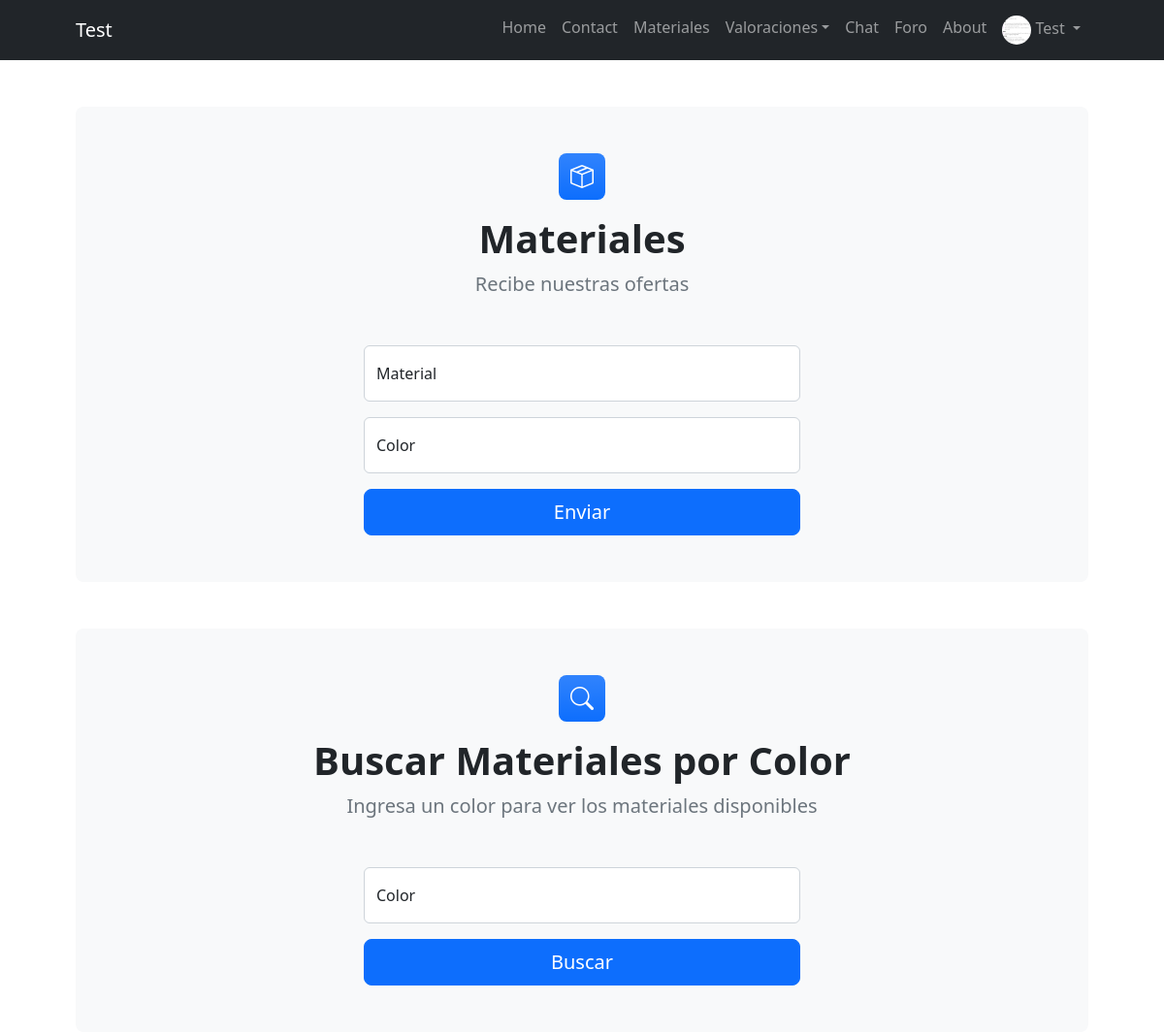
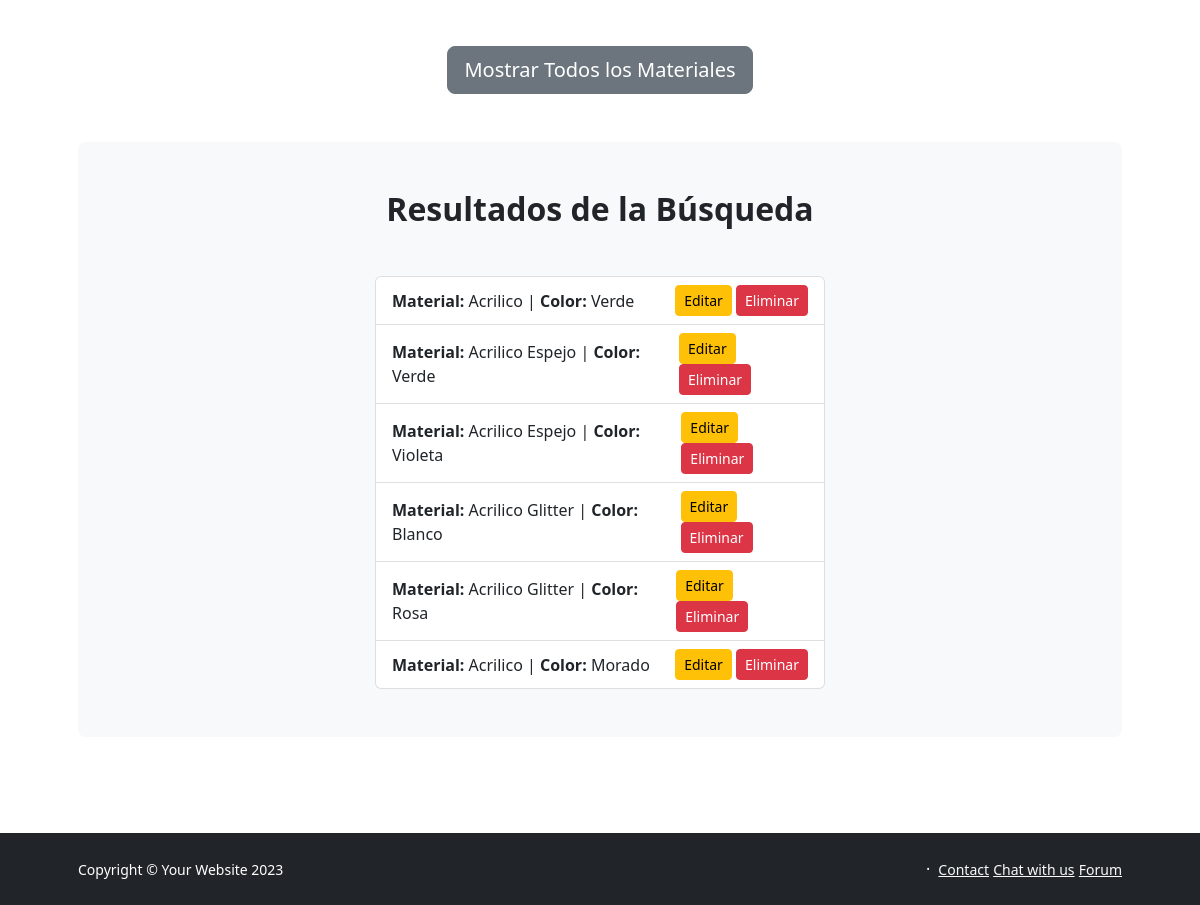
The page /materiales/ (signed in) on the database its author committed (2 pictures, top to bottom).
### users/models.py (models this page shows, shortened)
class Profile(models.Model):
    user = models.OneToOneField(User, on_delete=models.CASCADE)
    profile_picture = models.ImageField(upload_to='profile_pictures/', null=True, blank=True)

### apps/models.py (models this page shows, shortened)
class Materiales(models.Model):
    material = models.CharField(max_length=20)
    color = models.CharField(max_length=20)

### apps/views.py (the view)
# urls.py: path('materiales/', views.materiales, name='materiales'), #
def materiales(request):
    if request.method == 'POST':
        form = MaterialesForm(request.POST)
        if form.is_valid():
            Materiales.objects.create(
                material=form.cleaned_data['material'],
                color=form.cleaned_data['color'],
            )
            return redirect('materiales')
    else:
        form = MaterialesForm()
    search_form = SearchMaterialForm(request.GET or None)
    if search_form.is_valid() and 'color' in request.GET:
        color = search_form.cleaned_data['color']
        materiales = Materiales.objects.filter(color__icontains=color)
    else:
        materiales = Materiales.objects.all()
    return render(request, 'apps/materiales.html', {
        'form': form,
        'search_form': search_form,
        'materiales': materiales
    })

### apps/forms.py
class MaterialesForm(forms.ModelForm):
    class Meta:
        model = Materiales
        fields = ['material', 'color']

class SearchMaterialForm(forms.Form):
    color = forms.CharField(max_length=20, required=True, label='Buscar por color')

### apps/templates/apps/materiales.html (shortened to what this page needs)
{% extends 'apps/base.html' %}
{% load static %}
{% block main %}
<!DOCTYPE html>
{% load static %}
<section class="py-5">
    <div class="container px-5">
        <div class="bg-light rounded-3 py-5 px-4 px-md-5 mb-5">
            <div class="text-center mb-5">
                <div class="feature bg-primary bg-gradient text-white rounded-3 mb-3"><i class="bi bi-box-seam"></i></div>
                <h1 class="fw-bolder">Materiales</h1>
                <p class="lead fw-normal text-muted mb-0">Recibe nuestras ofertas</p>
            </div>
            <div class="row gx-5 justify-content-center">
                <div class="col-lg-8 col-xl-6">
                    <form id="materiales" method="POST">
                        <div class="form-floating mb-3">
                            <input class="form-control" id="material" type="text" name="material" placeholder="Ingrese el material..." required />
                            <label for="material">Material</label>
                        </div>
                        <div class="form-floating mb-3">
                            <input class="form-control" id="color" type="text" name="color" placeholder="Rojo" required />
                            <label for="color">Color</label>
                        </div>
                        <div class="d-grid">
                            <button class="btn btn-primary btn-lg" id="submitButton" type="submit">Enviar</button>
                        </div>
                    </form>
                </div>
            </div>
        </div>
        <div class="bg-light rounded-3 py-5 px-4 px-md-5 mb-5">
            <div class="text-center mb-5">
                <div class="feature bg-primary bg-gradient text-white rounded-3 mb-3"><i class="bi bi-search"></i></div>
                <h1 class="fw-bolder">Buscar Materiales por Color</h1>
                <p class="lead fw-normal text-muted mb-0">Ingresa un color para ver los materiales disponibles</p>
            </div>
            <div class="row gx-5 justify-content-center">
                <div class="col-lg-8 col-xl-6">
                    <form method="GET">
                        <div class="form-floating mb-3">
                            <input class="form-control" id="search_color" type="text" name="color" placeholder="Ingrese el color..."/>
                            <label for="search_color">Color</label>
                        </div>
                        <div class="d-grid">
                            <button class="btn btn-primary btn-lg" type="submit">Buscar</button>
                        </div>
                    </form>
                </div>
            </div>
        </div>
        <div class="text-center mb-5">
            <a href="{% url 'materiales' %}" class="btn btn-secondary btn-lg">Mostrar Todos los Materiales</a>
        </div>
        {% if materiales %}
        <div class="bg-light rounded-3 py-5 px-4 px-md-5 mb-5">
            <div class="text-center mb-5">
                <h2 class="fw-bolder">Resultados de la Búsqueda</h2>
            </div>
            <div class="row gx-5 justify-content-center">
                <div class="col-lg-8 col-xl-6">
                    <ul class="list-group">
                        {% for material in materiales %}
                        <li class="list-group-item d-flex justify-content-between align-items-center">
                            <div>
                                <strong>Material:</strong> {{ material.material }} | <strong>Color:</strong> {{ material.color }}
                            </div>
                            {% if request.user.is_staff %}
                            <div>
                                <a href="{% url 'edit_material' material.id %}" class="btn btn-sm btn-warning">Editar</a>
                                <a href="{% url 'delete_material' material.id %}" class="btn btn-sm btn-danger" onclick="return confirm('¿Estás seguro de que deseas eliminar este material?');">Eliminar</a>
                            </div>
                            {% endif %}
                        </li>
                        {% endfor %}
                    </ul>
                </div>
            </div>
        </div>
        {% endif %}
    </div>
</section>
{% endblock main %}

### apps/templates/apps/base.html (shortened to what this page needs)
<!DOCTYPE html>
{% load static %}
<html lang="en">
    <head>
        <link href="https://cdn.jsdelivr.net/npm/bootstrap-icons@1.5.0/font/bootstrap-icons.css" rel="stylesheet" />
        <link href="{% static 'apps/css/styles.css' %}" rel="stylesheet" />
    </head>
    <body class="d-flex flex-column h-100">
        <main class="flex-shrink-0">
            <nav class="navbar navbar-expand-lg navbar-dark bg-dark">
                <div class="container px-5">
                    <a class="navbar-brand" href="{% url 'home' %}">{{ user.username }}</a>
                    <div class="collapse navbar-collapse" id="navbarSupportedContent">
                        <ul class="navbar-nav ms-auto mb-2 mb-lg-0">
                            <li class="nav-item"><a class="nav-link" href="{% url 'home' %}">Home</a></li>
                            <li class="nav-item"><a class="nav-link" href="{% url 'contact' %}">Contact</a></li>
                            <li class="nav-item"><a class="nav-link" href="{% url 'materiales' %}">Materiales</a></li>
                            <li class="nav-item dropdown">
                                <a class="nav-link dropdown-toggle" id="navbarDropdownBlog" href="#" role="button" data-bs-toggle="dropdown" aria-expanded="false">Valoraciones</a>
                                {% if user.is_authenticated %}
                                <li class="nav-item"><a class="nav-link" href="{% url 'chat_room' %}">Chat</a></li>
                                <li class="nav-item"><a class="nav-link" href="{% url 'forum' %}">Foro</a></li>
                                {% endif %}
                                <li class="nav-item"><a class="nav-link" href="{% url 'about' %}">About</a></li>
                            {% if user.is_authenticated %}
                            <li class="nav-item dropdown">
                                <a class="nav-link dropdown-toggle" id="navbarDropdownPortfolio" href="#" role="button" data-bs-toggle="dropdown" aria-expanded="false">
                                    {% if user.profile.profile_picture %}
                                    <img src="{{ user.profile.profile_picture.url }}" alt="Profile Picture" class="rounded-circle" style="width: 30px; height: 30px;">
                                    {% else %}
                                    <i class="bi bi-person-circle"></i>
                                    {% endif %}
                                    {{ user.username }}
                                </a>
                            </li>
                            {% else %}
                            <li class="nav-item"><a class="nav-link" href="{% url 'login' %}">Iniciar Sesión</a></li>
                            <li class="nav-item"><a class="nav-link" href="{% url 'register' %}">Registrar</a></li>
                            {% endif %}
                        </ul>
                    </div>
                </div>
            </nav>
            {% block main %}{% endblock main %}
        <footer class="bg-dark py-4 mt-auto">
            <div class="container px-5">
                <div class="row align-items-center justify-content-between flex-column flex-sm-row">
                    <div class="col-auto"><div class="small m-0 text-white">Copyright &copy; Your Website 2023</div></div>
                    <div class="col-auto">
                        <span class="text-white mx-1">&middot;</span>
                        <a class="link-light small" href="{% url 'contact' %}">Contact</a>
                        <a class="link-light small" href="{% url 'chat_room' %}">Chat with us</a>
                        <a class="link-light small" href="{% url 'forum' %}">Forum</a>
                    </div>
                </div>
            </div>
        </footer>
    </body>
</html>

### rows shown on the page
Materiales: material "Acrilico", color "Verde"
Materiales: material "Acrilico Espejo", color "Verde"
Materiales: material "Acrilico Espejo", color "Violeta"
Materiales: material "Acrilico Glitter", color "Blanco"
Materiales: material "Acrilico Glitter", color "Rosa"
Materiales: material "Acrilico", color "Morado"

### other values the page prints
{{ user.username }} "Test"
